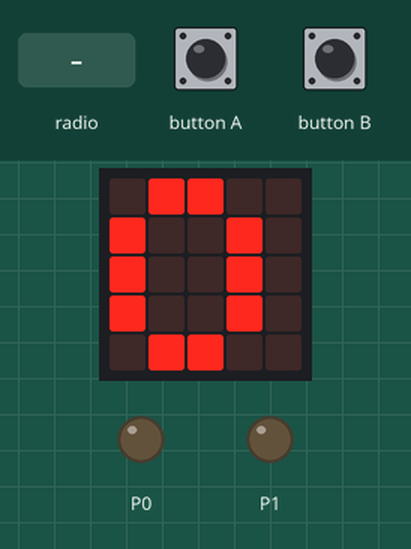
Recording of a program running on a simulated BBC micro:bit (MakeCode). On the bench: the board's 5×5 LED display, output pins drawn as LEDs (lit = HIGH). The test bench sets the inputs (shaded band).

Above: at 1.8 s.
1.9 s: button A pressed for 0.15 s
At 3.0 s:
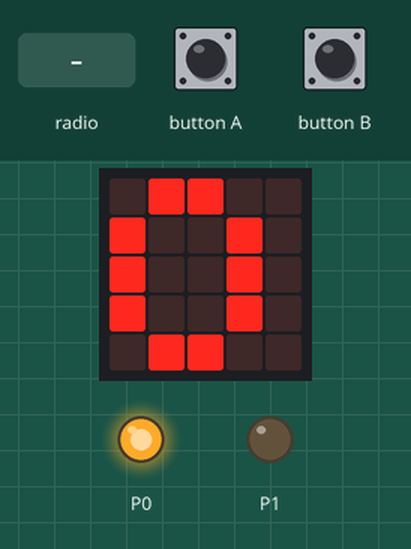
3.6 s: button B pressed for 0.15 s
At 5.2 s:
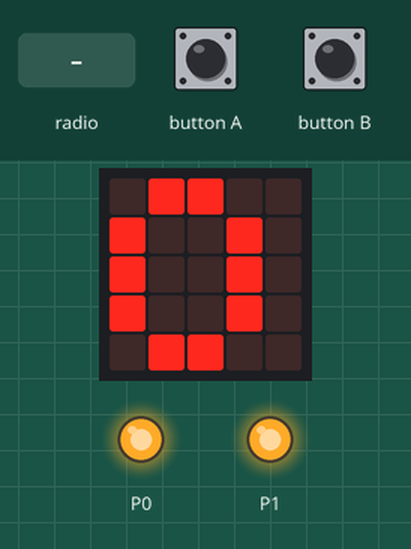
5.9 s: button A pressed for 0.15 s
At 7.3 s:
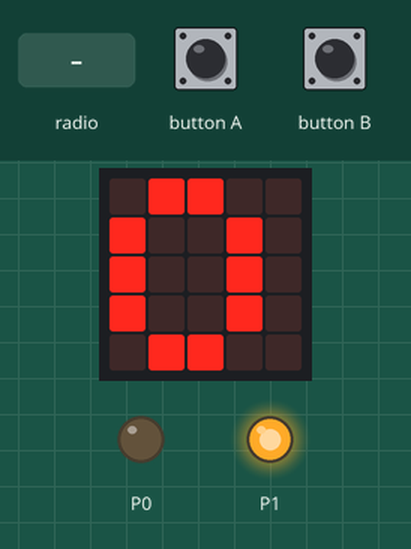
8.2 s: radio message "1" arrives
At 8.7 s:
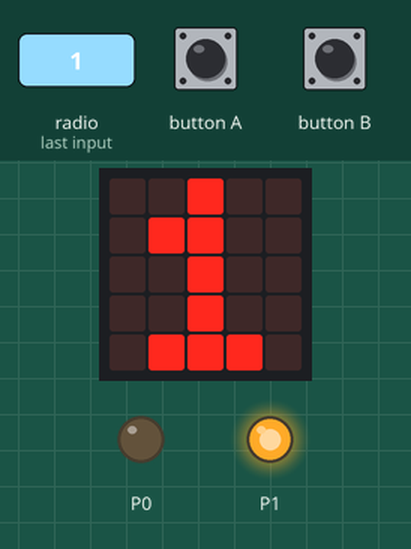
9.8 s: radio message "5" arrives
At 10.1 s:
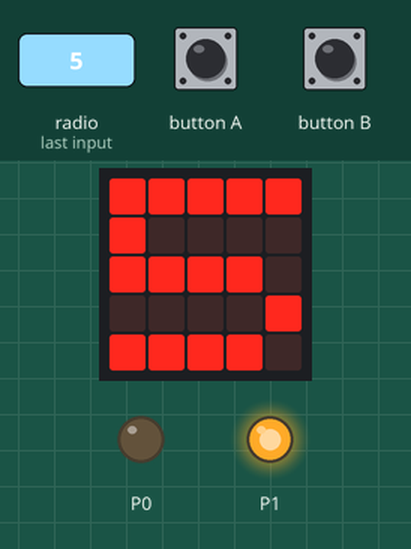
Timing chart, 0 to 12.8 s (numbered marks = the images above; inputs shaded):
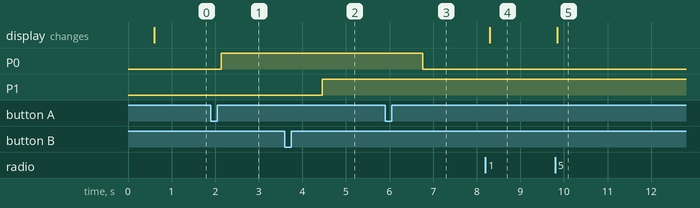

The program:

main.ts
```typescript
radio.onReceivedNumber(function (receivedNumber) {
    light2 = receivedNumber
    time = 12
})
control.onEvent(EventBusSource.MICROBIT_ID_BUTTON_B, EventBusValue.MICROBIT_BUTTON_EVT_CLICK, function () {
    B = !(B)
})
control.onEvent(EventBusSource.MICROBIT_ID_BUTTON_A, EventBusValue.MICROBIT_BUTTON_EVT_CLICK, function () {
    A = !(A)
})
let time = 0
let light2 = 0
let B = false
let A = false
basic.showIcon(IconNames.Heart)
radio.setGroup(1)
radio.setFrequencyBand(83)
radio.setTransmitPower(7)
A = true
B = true
light2 = 0
time = 0
pins.digitalWritePin(DigitalPin.P0, 0)
pins.digitalWritePin(DigitalPin.P1, 0)
loops.everyInterval(1000, function () {
    if (time > 0) {
        time += -1
    }
})
basic.forever(function () {
    if (!(A) && !(B)) {
        pins.digitalWritePin(DigitalPin.P0, 1)
        pins.digitalWritePin(DigitalPin.P1, 1)
    } else if (A && !(B)) {
        pins.digitalWritePin(DigitalPin.P0, 0)
        pins.digitalWritePin(DigitalPin.P1, 1)
    } else if (!(A) && B) {
        pins.digitalWritePin(DigitalPin.P0, 1)
        pins.digitalWritePin(DigitalPin.P1, 0)
    } else if (light2 > 235) {
        pins.digitalWritePin(DigitalPin.P0, 1)
        pins.digitalWritePin(DigitalPin.P1, 1)
    } else if (light2 > 222) {
        pins.digitalWritePin(DigitalPin.P0, 0)
        pins.digitalWritePin(DigitalPin.P1, 1)
    } else if (light2 > 200) {
        pins.digitalWritePin(DigitalPin.P0, 1)
        pins.digitalWritePin(DigitalPin.P1, 0)
    } else {
        pins.digitalWritePin(DigitalPin.P0, 0)
        pins.digitalWritePin(DigitalPin.P1, 0)
    }
    basic.showString("" + (light2))
    if (time < 1) {
        light2 = 0
    }
})
```

test.ts
```typescript
// tu są testy; nie będzie to kompilowane, gdy ten pakiet będzie używany jako rozszerzenie.
```

Measured:
- after the input at 1.9 s, P0: LOW → HIGH after 0.24 s
- after the input at 3.6 s, P1: LOW → HIGH after 0.85 s
- after the input at 5.9 s, P0: HIGH → LOW after 0.86 s
- after the input at 8.2 s, the display: changes after 0.10 s (image 4)
- after the input at 9.8 s, the display: changes at once (image 5)
